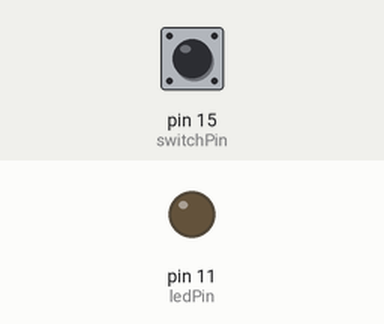
Simulated run of this sketch. Board: Arduino Uno, built with avr-gcc and run on an emulated ATmega328P. Parts: output pins drawn as LEDs (lit = HIGH). Dashed ring = blinking. Inputs (shaded band) come from the test bench; at power-on: pin 15 (switchPin) HIGH.

Above: at 1.2 s.
1.3 s: pin 15 (switchPin) pulled LOW for 1 s
At 1.49 s:
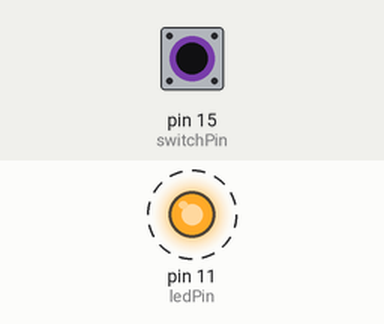
4.3 s: pin 15 (switchPin) pulled LOW for 3.2 s
At 8.9 s:
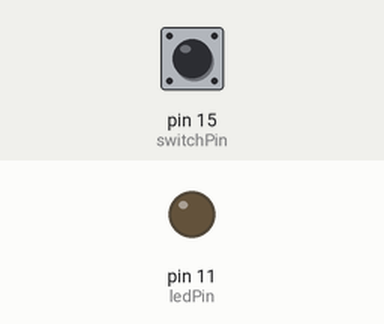
Timing chart, 0 to 10.4 s (numbered marks = the images above; inputs shaded):
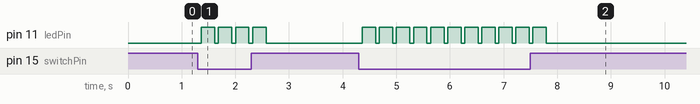

Measured:
- after the input at 1.3 s, pin 11 (ledPin): alternates HIGH for 0.25 s and LOW for 0.07 s, 8 changes in all, then stays LOW, starting after 0.07 s
- after the input at 4.3 s, pin 11 (ledPin): alternates HIGH for 0.25 s and LOW for 0.07 s, 22 changes in all, then stays LOW, starting after 0.07 s

The sketch:

sarahs_tv_onoff.ino
```cpp
/*
1 Button TV REMOTE CONTROL

Power

this code needs an IR LED connected to pin 10 (Teensy)
and 1 switches connected to pins 20
*/

#include <IRremote.h>	// IR remote control library

const int switchPin = 15;
const int ledPin = 11;
long powerCmd = 0x20DF10EF;
IRsend irsend;

void setup() {
  Serial.begin(9600);
  pinMode(switchPin, INPUT);
  digitalWrite(switchPin, HIGH); // turn on pull-ups
  pinMode(ledPin, OUTPUT);
  digitalWrite(ledPin, LOW);
}

void loop() {
  if (digitalRead(switchPin) == LOW) {
    irsend.sendNEC(powerCmd, 32);
    digitalWrite(ledPin, HIGH);
    delay(250);
  }
  digitalWrite(ledPin, LOW);
}
```
